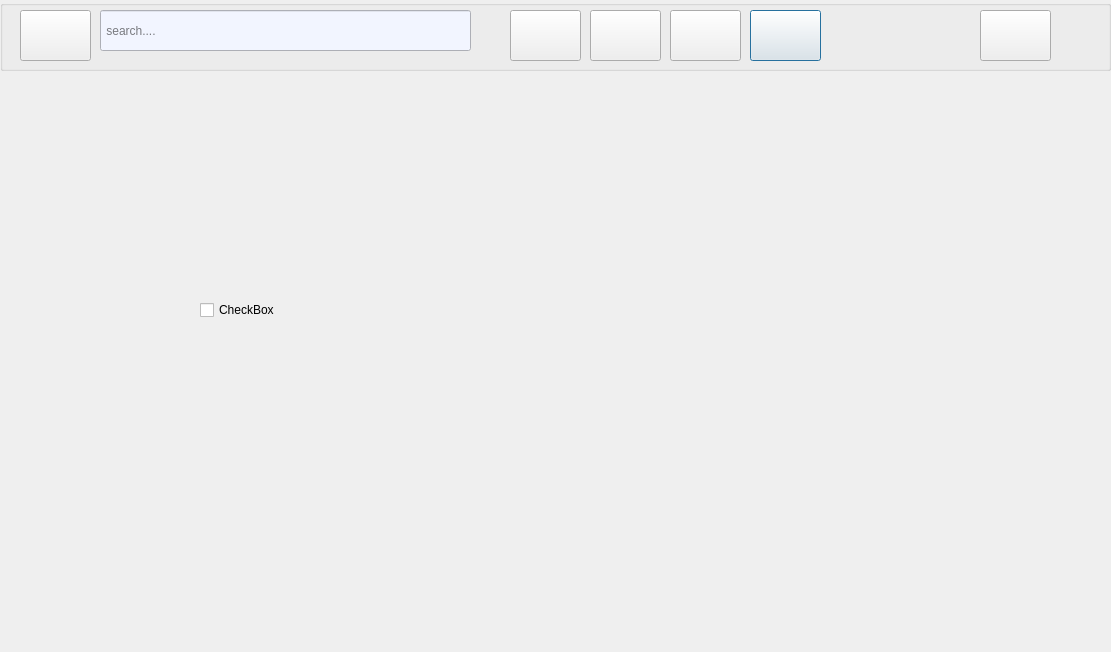
<?xml version="1.0" encoding="UTF-8"?>
<ui version="4.0">
 <class>network</class>
 <widget class="QDialog" name="network">
  <property name="geometry">
   <rect>
    <x>0</x>
    <y>0</y>
    <width>1111</width>
    <height>652</height>
   </rect>
  </property>
  <property name="windowTitle">
   <string>Dialog</string>
  </property>
  <property name="styleSheet">
   <string notr="true">background-image: url(:/new/prefix1/back2.jpg);</string>
  </property>
  <widget class="QGroupBox" name="groupBox">
   <property name="geometry">
    <rect>
     <x>0</x>
     <y>0</y>
     <width>1111</width>
     <height>71</height>
    </rect>
   </property>
   <property name="title">
    <string/>
   </property>
   <widget class="QPushButton" name="pushButton">
    <property name="geometry">
     <rect>
      <x>20</x>
      <y>10</y>
      <width>71</width>
      <height>51</height>
     </rect>
    </property>
    <property name="styleSheet">
     <string notr="true">border-image: url(:/new/prefix1/linkdin.jpg);</string>
    </property>
    <property name="text">
     <string/>
    </property>
   </widget>
   <widget class="QLineEdit" name="lineEdit">
    <property name="geometry">
     <rect>
      <x>100</x>
      <y>10</y>
      <width>371</width>
      <height>41</height>
     </rect>
    </property>
    <property name="styleSheet">
     <string notr="true">background-color: rgb(242, 245, 255);</string>
    </property>
    <property name="frame">
     <bool>true</bool>
    </property>
    <property name="placeholderText">
     <string> search....</string>
    </property>
   </widget>
   <widget class="QPushButton" name="home">
    <property name="geometry">
     <rect>
      <x>510</x>
      <y>10</y>
      <width>71</width>
      <height>51</height>
     </rect>
    </property>
    <property name="styleSheet">
     <string notr="true"/>
    </property>
    <property name="text">
     <string/>
    </property>
    <property name="default">
     <bool>true</bool>
    </property>
    <property name="flat">
     <bool>false</bool>
    </property>
   </widget>
   <widget class="QPushButton" name="network_2">
    <property name="geometry">
     <rect>
      <x>590</x>
      <y>10</y>
      <width>71</width>
      <height>51</height>
     </rect>
    </property>
    <property name="styleSheet">
     <string notr="true"/>
    </property>
    <property name="text">
     <string/>
    </property>
    <property name="default">
     <bool>true</bool>
    </property>
   </widget>
   <widget class="QPushButton" name="job">
    <property name="geometry">
     <rect>
      <x>670</x>
      <y>10</y>
      <width>71</width>
      <height>51</height>
     </rect>
    </property>
    <property name="styleSheet">
     <string notr="true"/>
    </property>
    <property name="text">
     <string/>
    </property>
    <property name="default">
     <bool>true</bool>
    </property>
   </widget>
   <widget class="QPushButton" name="me">
    <property name="geometry">
     <rect>
      <x>980</x>
      <y>10</y>
      <width>71</width>
      <height>51</height>
     </rect>
    </property>
    <property name="styleSheet">
     <string notr="true"/>
    </property>
    <property name="text">
     <string/>
    </property>
   </widget>
   <widget class="QPushButton" name="messaging">
    <property name="geometry">
     <rect>
      <x>750</x>
      <y>10</y>
      <width>71</width>
      <height>51</height>
     </rect>
    </property>
    <property name="styleSheet">
     <string notr="true"/>
    </property>
    <property name="text">
     <string/>
    </property>
    <property name="default">
     <bool>true</bool>
    </property>
   </widget>
  </widget>
  <widget class="QWidget" name="horizontalLayoutWidget">
   <property name="geometry">
    <rect>
     <x>180</x>
     <y>200</y>
     <width>160</width>
     <height>80</height>
    </rect>
   </property>
   <layout class="QHBoxLayout" name="horizontalLayout"/>
  </widget>
  <widget class="QCheckBox" name="checkBox">
   <property name="geometry">
    <rect>
     <x>200</x>
     <y>300</y>
     <width>81</width>
     <height>20</height>
    </rect>
   </property>
   <property name="text">
    <string>CheckBox</string>
   </property>
  </widget>
 </widget>
 <resources/>
 <connections/>
</ui>
